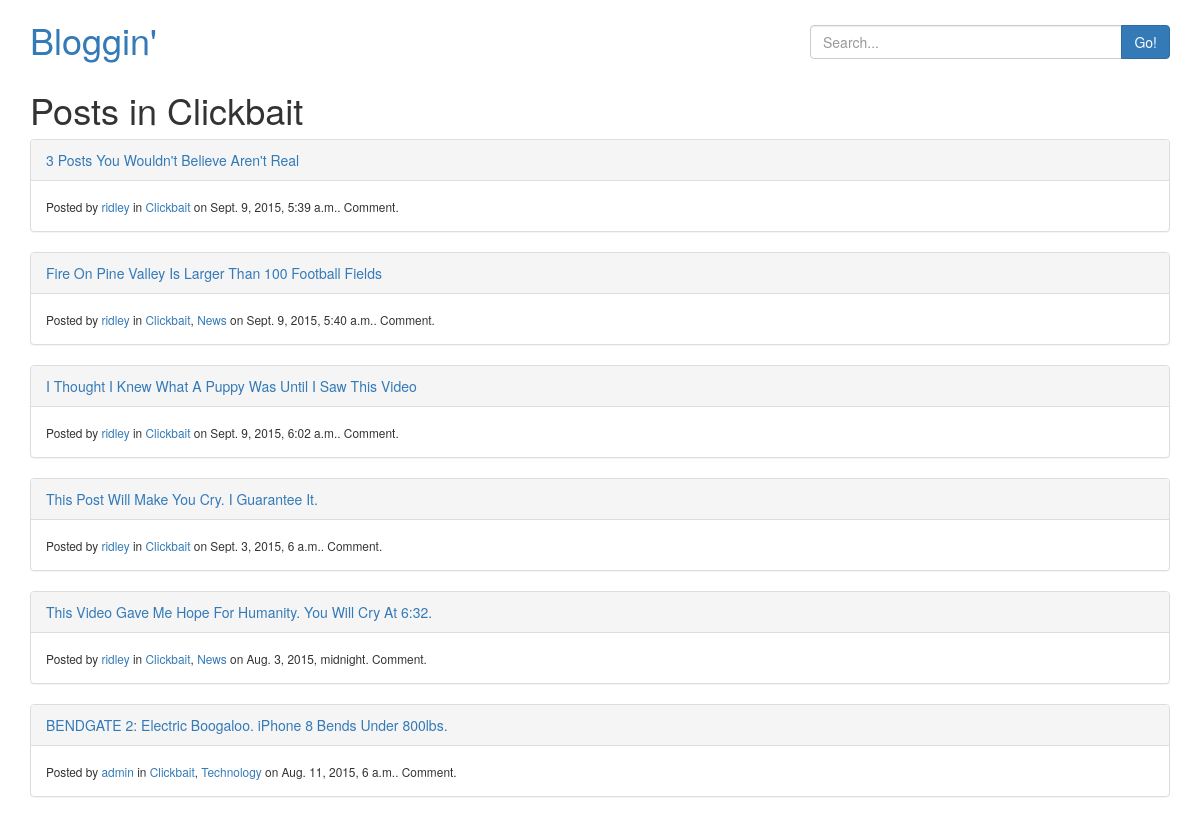
Page /category/clickbait/ on the committed database.
### project3/blog/models.py (models this page shows, shortened)
class Category(models.Model):
    name = models.CharField(max_length=32)
    slug = models.SlugField()

class Post(models.Model):
    title = models.CharField(max_length=64)
    author = models.ForeignKey(User)
    text = models.TextField()
    pub_date = models.DateTimeField()
    active = models.BooleanField(default=False)
    categories = models.ManyToManyField(Category)
    @property
    def published(self):
        return self.pub_date < timezone.now()

### project3/blog/views.py (the view)
# urls.py: url(r'^category/(?P<slug>[-\w]+)/$', CategoryPostList.as_view(), name="category-list"),
class CategoryPostList(ListView):
    model = Post
    paginate_by = 10
    template_name = "blog/post_list.html"
    def get_queryset(self):
        category = Category.objects.get(slug=self.kwargs.get('slug'))
        return Post.objects.filter(categories__in=[category], active=True, pub_date__lte=timezone.now())
    def get_context_data(self, *args, **kwargs):
        context = super(CategoryPostList, self).get_context_data(*args, **kwargs)
        context['is_category'] = True
        context['category'] = Category.objects.get(slug=self.kwargs.get('slug'))
        return context

### project3/blog/templates/blog/post_list.html (shortened to what this page needs)
{% extends 'base.html' %}
{% load bootstrap_pagination %}
{% load comments %}
{% block content %}
    {% if is_category %}
        <h1>Posts in {{ category.name }}</h1>
    {% elif search %}
        <h1>Search Results</h1>
    {% elif user_obj %}
        <h1>Posts By {{ user_obj.username }}</h1>
    {% else %}
        <h1>Recent Posts</h1>
    {% endif %}
    {% for post in object_list %}
        {% if post.active and post.published %}
            <div class="panel panel-default">
                <div class="panel-heading">
                    <a href="{% url 'post-detail' post.pk %}">{{ post.title }}</a>
                </div>
                <div class="panel-body">
                    <small>Posted by <a href="{% url 'user-list' post.author.username %}">{{ post.author.username }}</a> in {% for cat in post.categories.all %}<a href="{% url 'category-list' cat.slug %}">{{ cat.name }}</a>{% if not forloop.last %}, {% endif %}{% endfor %} on {{ post.pub_date }}. {% get_comment_count for post as comment_count %}{{ comment_count }} Comment{{ comment_count|pluralize:"s" }}.</small>
                </div>
            </div>
        {% endif %}
    {% empty %}
        We couldn't find anything!
    {% endfor %}
{% endblock content %}

### rows in the picture
Category: name "Clickbait"
Post: title "3 Posts You Wouldn't Believe Aren't Real", author.username "ridley", pub_date "Sept. 9, 2015, 5:39 a.m."
Post: title "Fire On Pine Valley Is Larger Than 100 Football Fields", author.username "ridley", pub_date "Sept. 9, 2015, 5:40 a.m."
Category: name "News"
Post: title "I Thought I Knew What A Puppy Was Until I Saw This Video", author.username "ridley", pub_date "Sept. 9, 2015, 6:02 a.m."
Post: title "This Post Will Make You Cry. I Guarantee It.", author.username "ridley", pub_date "Sept. 3, 2015, 6 a.m."
Post: title "This Video Gave Me Hope For Humanity. You Will Cry At 6:32.", author.username "ridley", pub_date "Aug. 3, 2015, midnight"
Post: title "BENDGATE 2: Electric Boogaloo. iPhone 8 Bends Under 800lbs.", author.username "admin", pub_date "Aug. 11, 2015, 6 a.m."
Category: name "Technology"
